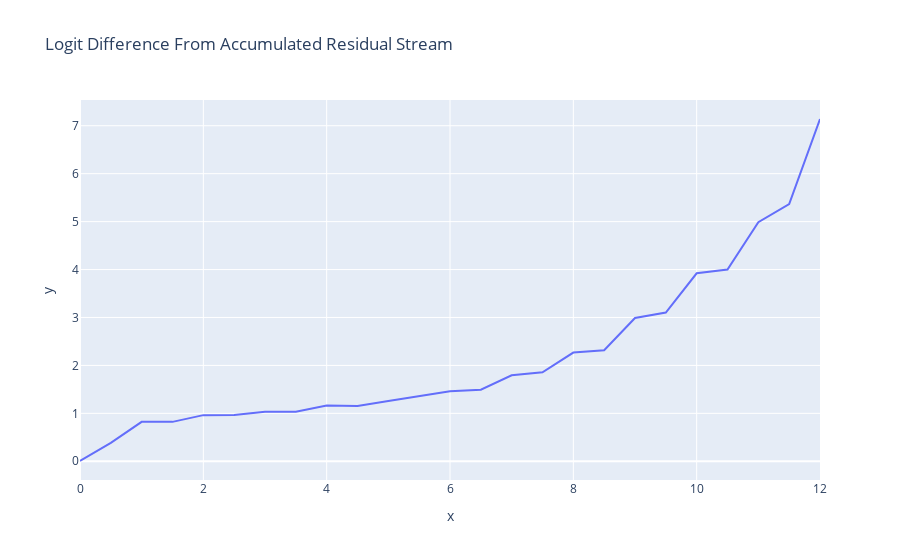

Here is the notebook cell this chart was saved with:
### Code cell
accumulated_residual, labels = cache.accumulated_resid(
    layer=-1, incl_mid=True, pos_slice=-1, return_labels=True
)
logit_lens_logit_diffs = residual_stack_to_logit_diff(accumulated_residual, cache)
line(
    logit_lens_logit_diffs,
    x=np.arange(model.cfg.n_layers * 2 + 1) / 2,
    hover_name=labels,
    title="Logit Difference From Accumulated Residual Stream",
)

### Figure 1 — Plotly figure (JSON) as saved in the notebook; plotly's stock layout.template omitted (floating-point values rounded to 4 significant figures)
{"data": [{"hovertemplate": "<b>%{hovertext}</b><br><br>x=%{x}<br>y=%{y}<extra></extra>", "hovertext": ["0_pre", "0_mid", "1_pre", "1_mid", "2_pre", "2_mid", "3_pre", "3_mid", "4_pre", "4_mid", "5_pre", "5_mid", "6_pre", "6_mid", "7_pre", "7_mid", "8_pre", "8_mid", "9_pre", "9_mid", "10_pre", "10_mid", "11_pre", "11_mid", "final_post"], "legendgroup": "", "line": {"color": "#636efa", "dash": "solid"}, "marker": {"symbol": "circle"}, "mode": "lines", "name": "", "orientation": "v", "showlegend": false, "type": "scatter", "x": [0, 0.5, 1, 1.5, 2, 2.5, 3, 3.5, 4, 4.5, 5, 5.5, 6, 6.5, 7, 7.5, 8, 8.5, 9, 9.5, 10, 10.5, 11, 11.5, 12], "xaxis": "x", "y": [0.006046, 0.3832, 0.8227, 0.8222, 0.9626, 0.9668, 1.032, 1.031, 1.162, 1.155, 1.258, 1.358, 1.463, 1.492, 1.795, 1.856, 2.268, 2.316, 2.989, 3.102, 3.922, 4.0, 4.987, 5.367, 7.14], "yaxis": "y"}], "layout": {"legend": {"tracegroupgap": 0}, "title": {"text": "Logit Difference From Accumulated Residual Stream"}, "xaxis": {"anchor": "y", "domain": [0, 1], "title": {"text": "x"}}, "yaxis": {"anchor": "x", "domain": [0, 1], "title": {"text": "y"}}}}
